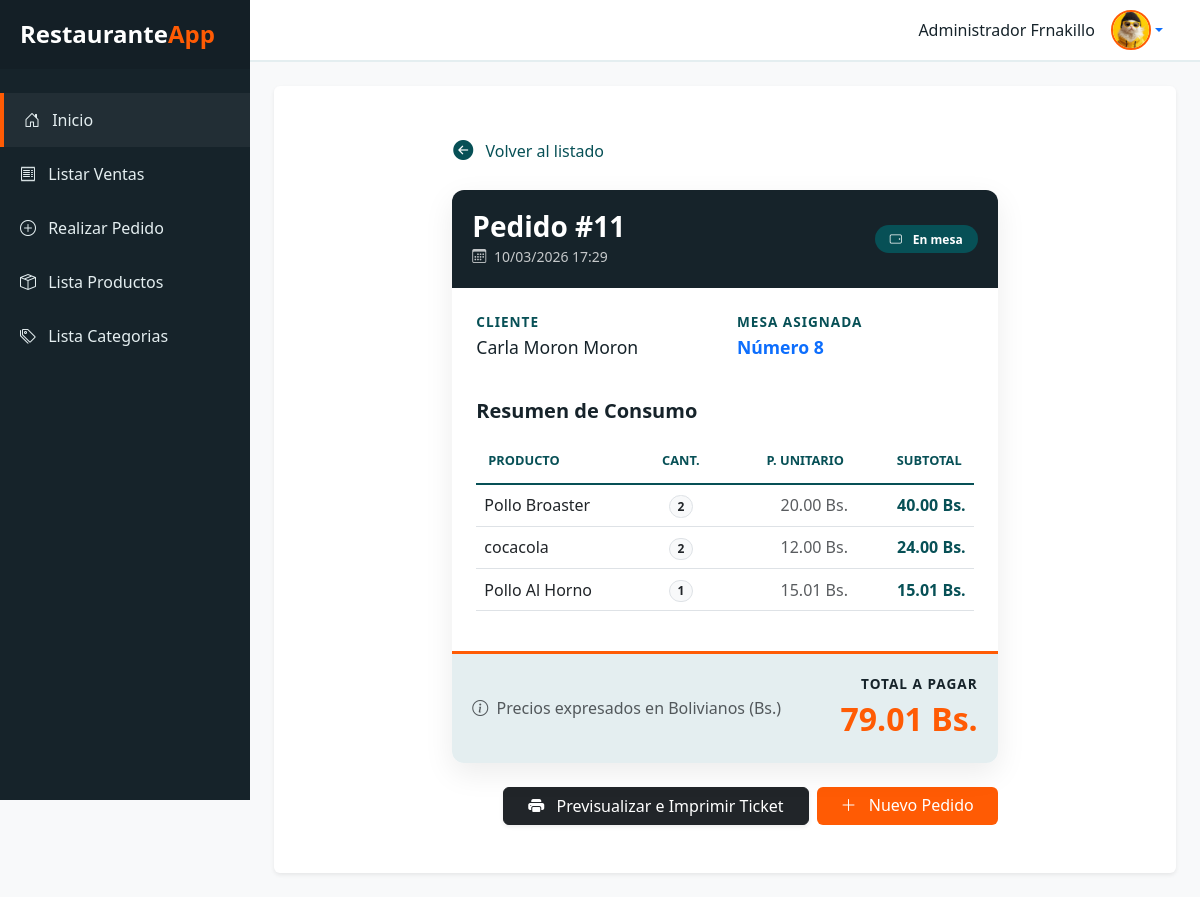
The app's page /11/ with its own data.
### restaurante/models.py (models this page shows, shortened)
class Pedido(models.Model):
    class TipoPedido(models.TextChoices):
        MESA = "MESA", _("En mesa")
        LLEVAR = "LLEVAR", _("Para llevar")
    class Estado(models.TextChoices):
        PENDIENTE = "PENDIENTE", _("Pendiente")
        PREPARANDO = "PREPARANDO", _("Preparando")
        ENTREGADO = "ENTREGADO", _("Entregado")
        CANCELADO = "CANCELADO", _("Cancelado")
    fecha = models.DateTimeField(auto_now_add=True)
    tipo = models.CharField(
        max_length=20,
        choices=TipoPedido.choices,
        default=TipoPedido.MESA
    )
    estado = models.CharField(
        max_length=20,
        choices=Estado.choices,
        default=Estado.PENDIENTE
    )
    mesa = models.CharField(max_length=20, blank=True, null=True)
    cliente_nombre = models.CharField(max_length=100, blank=True, null=True)
    class Meta:
        verbose_name = _("Pedido")
        verbose_name_plural = _("Pedidos")
    @property
    def total(self):
        return sum(det.subtotal for det in self.detalles.all())

class DetallePedido(models.Model):
    pedido = models.ForeignKey(Pedido, on_delete=models.CASCADE, related_name="detalles")
    producto = models.ForeignKey(Producto, on_delete=models.PROTECT)
    cantidad = models.PositiveIntegerField(default=1)
    precio_unitario = models.DecimalField(max_digits=10, decimal_places=2)
    class Meta:
        verbose_name = _("Detalle de Pedido")
        verbose_name_plural = _("Detalles del Pedido")
    @property
    def subtotal(self):
        return self.cantidad * self.precio_unitario

class Producto(models.Model):
    nombre = models.CharField(max_length=150)
    categoria = models.ForeignKey(Categoria, on_delete=models.PROTECT, related_name="productos")
    precio = models.DecimalField(max_digits=10, decimal_places=2)
    activo = models.BooleanField(default=True)
    class Meta:
        verbose_name = _("Producto")
        verbose_name_plural = _("Productos")

### restaurante/views.py (the view)
# urls.py: path('<int:pk>/', views.detalle_pedido, name='detalle_pedido'),
def detalle_pedido(request, pk):
    pedido = get_object_or_404(Pedido, pk=pk)
    if request.headers.get('x-requested-with') == 'XMLHttpRequest':
        return render(request, 'pedidos/includes/modal_detalle_body.html', {'pedido': pedido})
    return render(request, 'pedidos/order_detail.html', {'pedido': pedido})

### restaurante/templates/pedidos/order_detail.html (shortened to what this page needs)
{% extends "base.html" %}
{% block content %}
<div class="container py-4">
    <div class="row justify-content-center">
        <div class="col-lg-8">
            <div class="mb-4">
                <a href="{% url 'lista_pedidos' %}" class="btn btn-link text-decoration-none p-0" style="color: var(--deep-sea-green);">
                    <i class="bi bi-arrow-left-circle-fill fs-5 me-2"></i> Volver al listado
                </a>
            </div>
            <div class="card detail-card">
                <div class="detail-header d-flex justify-content-between align-items-center">
                    <div>
                        <h3 class="mb-0 fw-bold">Pedido #{{ pedido.id }}</h3>
                        <small class="opacity-75"><i class="bi bi-calendar3 me-1"></i> {{ pedido.fecha|date:"d/m/Y H:i" }}</small>
                    </div>
                    <span class="badge badge-tipo">
                        <i class="bi {% if pedido.tipo == 'MESA' %}bi-tablet-landscape{% else %}bi-bag{% endif %} me-2"></i>
                        {{ pedido.get_tipo_display }}
                    </span>
                </div>
                <div class="card-body p-4">
                    <div class="row mb-4">
                        <div class="col-md-6">
                            <div class="info-label">Cliente</div>
                            <div class="info-value">{{ pedido.cliente_nombre|default:"Consumidor Final" }}</div>
                        </div>
                        <div class="col-md-6">
                            {% if pedido.tipo == 'MESA' %}
                                <div class="info-label">Mesa Asignada</div>
                                <div class="info-value"><span class="text-primary fw-bold">Número {{ pedido.mesa }}</span></div>
                            {% endif %}
                        </div>
                    </div>
                    <h5 class="fw-bold mb-3" style="color: var(--mirage);">Resumen de Consumo</h5>
                    <div class="table-responsive">
                        <table class="table table-hover table-detail align-middle">
                            <thead>
                                <tr>
                                    <th>Producto</th>
                                    <th class="text-center">Cant.</th>
                                    <th class="text-end">P. Unitario</th>
                                    <th class="text-end">Subtotal</th>
                                </tr>
                            </thead>
                            <tbody>
                                {% for detalle in pedido.detalles.all %}
                                <tr>
                                    <td class="fw-medium text-dark">{{ detalle.producto.nombre }}</td>
                                    <td class="text-center">
                                        <span class="badge rounded-pill bg-light text-dark border">{{ detalle.cantidad }}</span>
                                    </td>
                                    <td class="text-end text-muted">{{ detalle.precio_unitario }} Bs.</td>
                                    <td class="text-end fw-bold" style="color: var(--deep-sea-green);">{{ detalle.subtotal }} Bs.</td>
                                </tr>
                                {% endfor %}
                            </tbody>
                        </table>
                    </div>
                </div>
                <div class="total-section d-flex justify-content-between align-items-center">
                    <div class="text-muted">
                        <i class="bi bi-info-circle me-1"></i> Precios expresados en Bolivianos (Bs.)
                    </div>
                    <div class="text-end">
                        <div class="info-label mb-0" style="color: var(--mirage);">Total a Pagar</div>
                        <div class="total-amount">{{ pedido.total }} Bs.</div>
                    </div>
                </div>
            </div>
            <div class="mt-4 d-flex gap-2 justify-content-end">
                <a href="{% url 'exportar_ticket_pdf' pedido.id %}" target="_blank" class="btn btn-dark shadow-sm px-4">
    <i class="bi bi-printer-fill me-2"></i> Previsualizar e Imprimir Ticket
</a>
                <a href="{% url 'crear_pedido' %}" class="btn btn-orange px-4 text-white" style="background-color: var(--blaze-orange);">
                    <i class="bi bi-plus-lg me-2"></i> Nuevo Pedido
                </a>
            </div>
        </div>
    </div>
</div>
{% endblock %}

### restaurante/templates/base.html (style rules this page uses)
:root { --mirage: #16232a; --blaze-orange: #ff5b04; --deep-sea-green: #075056; --wild-sand: #e4eef0; }
body { background-color: #f8f9fa; overflow-x: hidden; }
.btn-orange { background-color: var(--blaze-orange); color: white; border: none; }

### restaurante/templates/pedidos/order_detail.html (style rules this page uses)
.detail-card { border: none; border-radius: 12px; box-shadow: 0 10px 30px rgba(0,0,0,0.08); overflow: hidden; }
.detail-header { background-color: var(--mirage); color: white; padding: 20px; }
.info-label { color: var(--deep-sea-green); font-size: 0.85rem; text-transform: uppercase; letter-spacing: 1px; font-weight: 700; margin-bottom: 2px; }
.info-value { color: var(--mirage); font-size: 1.1rem; font-weight: 500; margin-bottom: 15px; }
.table-detail thead { background-color: var(--wild-sand); border-bottom: 2px solid var(--deep-sea-green); }
.table-detail th { color: var(--deep-sea-green); text-transform: uppercase; font-size: 0.8rem; padding: 12px; }
.total-section { background-color: var(--wild-sand); border-top: 3px solid var(--blaze-orange); padding: 20px; }
.total-amount { color: var(--blaze-orange); font-size: 2rem; font-weight: 800; }
.badge-tipo { background-color: var(--deep-sea-green); padding: 8px 15px; border-radius: 50px; }

### records on screen
Pedido: id "11", fecha "10/03/2026 17:29", tipo "En mesa", cliente_nombre "Carla Moron Moron", mesa "8", total "79.01"
DetallePedido: producto.nombre "Pollo Broaster", cantidad "2", precio_unitario "20.00", subtotal "40.00"
DetallePedido: producto.nombre "cocacola", cantidad "2", precio_unitario "12.00", subtotal "24.00"
DetallePedido: producto.nombre "Pollo Al Horno", cantidad "1", precio_unitario "15.01", subtotal "15.01"
